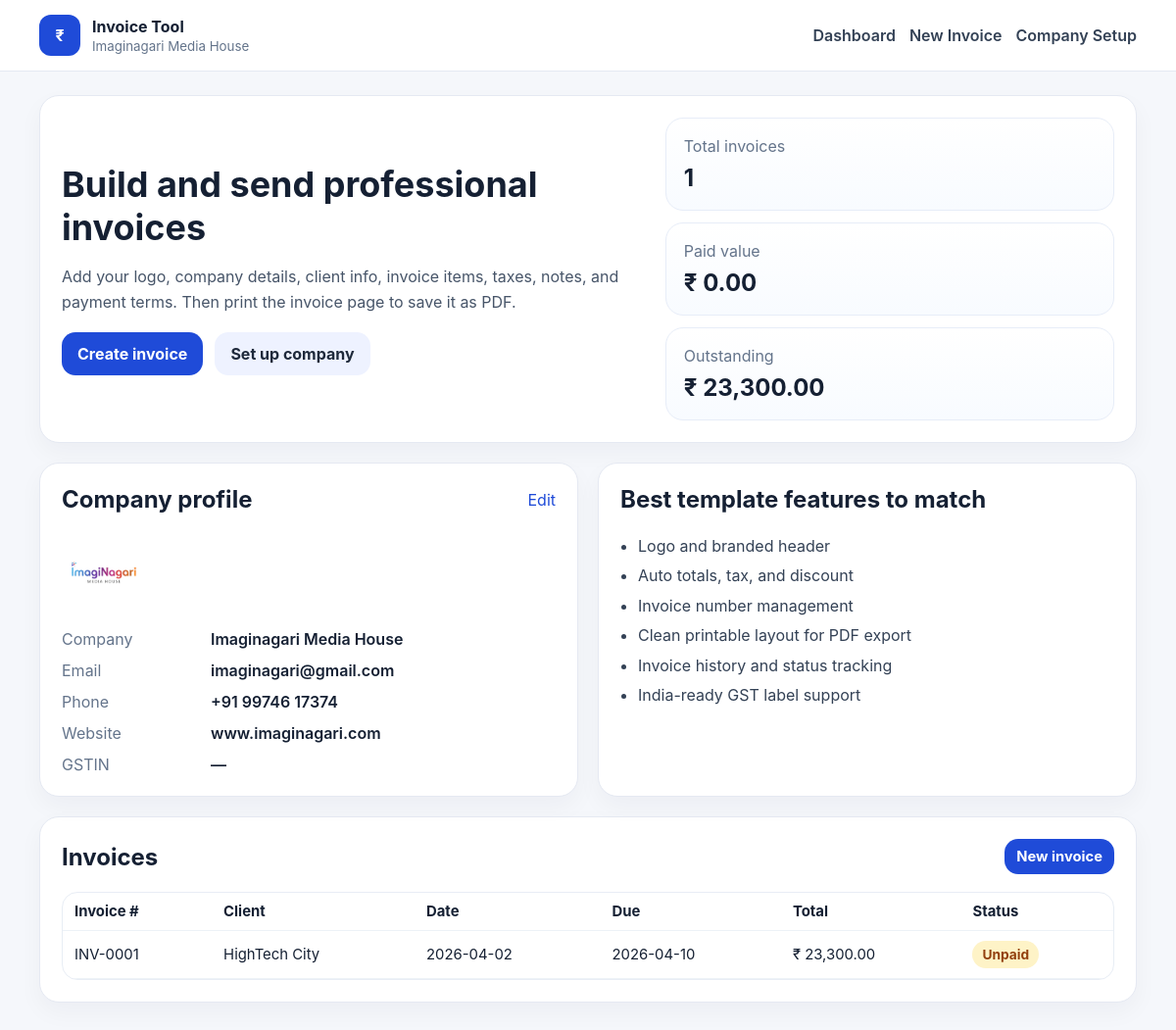
The page / on the database its author committed.
### tables this page shows
CREATE TABLE invoices (
            id INTEGER PRIMARY KEY AUTOINCREMENT,
            invoice_number TEXT UNIQUE NOT NULL,
            invoice_date TEXT NOT NULL,
            due_date TEXT,
            bill_to_name TEXT NOT NULL,
            bill_to_email TEXT,
            bill_to_address TEXT,
            currency TEXT NOT NULL DEFAULT 'INR',
            notes TEXT,
            terms TEXT,
            subtotal REAL NOT NULL DEFAULT 0,
            tax_rate REAL NOT NULL DEFAULT 0,
            tax_amount REAL NOT NULL DEFAULT 0,
            discount REAL NOT NULL DEFAULT 0,
            total REAL NOT NULL DEFAULT 0,
            status TEXT NOT NULL DEFAULT 'Unpaid',
            created_at TEXT NOT NULL,
            updated_at TEXT NOT NULL
        );

### app.py (the view)
@app.route("/")
def home():
    conn = get_db()
    invoices = conn.execute(
        "SELECT id, invoice_number, bill_to_name, invoice_date, due_date, total, status FROM invoices ORDER BY id DESC"
    ).fetchall()
    conn.close()
    company = load_company_profile()
    stats = {
        "count": len(invoices),
        "unpaid_total": sum(float(i["total"]) for i in invoices if i["status"] != "Paid"),
        "paid_total": sum(float(i["total"]) for i in invoices if i["status"] == "Paid"),
    }
    return render_template("index.html", invoices=invoices, company=company, stats=stats)

### app.py (called while the page is built, shortened)
def get_db():
    conn = sqlite3.connect(DB_PATH)
    conn.row_factory = sqlite3.Row
    return conn

def load_company_profile():
    with open(SETTINGS_FILE, "r", encoding="utf-8") as f:
        return json.load(f)

@app.template_filter("money")
def money_filter(value):
    try:
        return f"{float(value):,.2f}"
    except Exception:
        return value

### templates/index.html
{% extends "layout.html" %}
{% block content %}
<section class="hero card">
  <div>
    <h1>Build and send professional invoices</h1>
    <p>Add your logo, company details, client info, invoice items, taxes, notes, and payment terms. Then print the invoice page to save it as PDF.</p>
    <div class="hero-actions">
      <a class="btn btn-primary" href="{{ url_for('new_invoice') }}">Create invoice</a>
      <a class="btn btn-secondary" href="{{ url_for('settings') }}">Set up company</a>
    </div>
  </div>
  <div class="stats-grid">
    <div class="stat">
      <span>Total invoices</span>
      <strong>{{ stats.count }}</strong>
    </div>
    <div class="stat">
      <span>Paid value</span>
      <strong>₹ {{ stats.paid_total|money }}</strong>
    </div>
    <div class="stat">
      <span>Outstanding</span>
      <strong>₹ {{ stats.unpaid_total|money }}</strong>
    </div>
  </div>
</section>
<section class="grid two">
  <div class="card">
    <div class="section-head">
      <h2>Company profile</h2>
      <a href="{{ url_for('settings') }}">Edit</a>
    </div>
    {% if company.logo_filename %}
      <img class="logo-preview" src="{{ url_for('static', filename='uploads/' ~ company.logo_filename) }}" alt="Company logo">
    {% endif %}
    <dl class="details-list">
      <div><dt>Company</dt><dd>{{ company.company_name or "Not configured" }}</dd></div>
      <div><dt>Email</dt><dd>{{ company.email or "—" }}</dd></div>
      <div><dt>Phone</dt><dd>{{ company.phone or "—" }}</dd></div>
      <div><dt>Website</dt><dd>{{ company.website or "—" }}</dd></div>
      <div><dt>{{ company.tax_id_label or "Tax ID" }}</dt><dd>{{ company.tax_id_value or "—" }}</dd></div>
    </dl>
  </div>
  <div class="card">
    <div class="section-head">
      <h2>Best template features to match</h2>
    </div>
    <ul class="check-list">
      <li>Logo and branded header</li>
      <li>Auto totals, tax, and discount</li>
      <li>Invoice number management</li>
      <li>Clean printable layout for PDF export</li>
      <li>Invoice history and status tracking</li>
      <li>India-ready GST label support</li>
    </ul>
  </div>
</section>
<section class="card">
  <div class="section-head">
    <h2>Invoices</h2>
    <a class="btn btn-primary btn-small" href="{{ url_for('new_invoice') }}">New invoice</a>
  </div>
  {% if invoices %}
    <div class="table-wrap">
      <table>
        <thead>
          <tr>
            <th>Invoice #</th>
            <th>Client</th>
            <th>Date</th>
            <th>Due</th>
            <th>Total</th>
            <th>Status</th>
          </tr>
        </thead>
        <tbody>
        {% for invoice in invoices %}
          <tr onclick="window.location='{{ url_for('view_invoice', invoice_id=invoice.id) }}'">
            <td>{{ invoice.invoice_number }}</td>
            <td>{{ invoice.bill_to_name }}</td>
            <td>{{ invoice.invoice_date }}</td>
            <td>{{ invoice.due_date or "—" }}</td>
            <td>₹ {{ invoice.total|money }}</td>
            <td><span class="pill {{ invoice.status|lower }}">{{ invoice.status }}</span></td>
          </tr>
        {% endfor %}
        </tbody>
      </table>
    </div>
  {% else %}
    <div class="empty-state">
      <p>No invoices yet.</p>
      <a class="btn btn-primary" href="{{ url_for('new_invoice') }}">Create your first invoice</a>
    </div>
  {% endif %}
</section>
{% endblock %}

### static/css/styles.css (style rules this page uses)
* { box-sizing: border-box; }
html, body { margin: 0; padding: 0; font-family: Inter, ui-sans-serif, system-ui, -apple-system, BlinkMacSystemFont, "Segoe UI", sans-serif; color: #152033; background: #f5f7fb; }
a { color: var(--accent); text-decoration: none; }
img { max-width: 100%; display: block; }
.card { background: #fff; border: 1px solid #e5e9f2; border-radius: 20px; padding: 22px; box-shadow: 0 10px 24px rgba(15, 23, 42, 0.04); }
.hero { display: grid; grid-template-columns: 1.3fr 1fr; gap: 20px; align-items: center; margin-bottom: 20px; }
.hero h1, .section-head h1 { margin: 0 0 10px; font-size: clamp(1.8rem, 3vw, 2.5rem); }
.hero p { color: #475569; font-size: 1rem; line-height: 1.6; }
.hero-actions { display: flex; gap: 12px; margin-top: 18px; flex-wrap: wrap; }
.stats-grid { display: grid; grid-template-columns: 1fr; gap: 12px; }
.stat { border: 1px solid #e7edf8; border-radius: 18px; padding: 18px; background: linear-gradient(180deg, #ffffff 0%, #f8fbff 100%); }
.stat span { display: block; color: #64748b; margin-bottom: 8px; }
.stat strong { font-size: 1.5rem; }
.grid.two { display: grid; grid-template-columns: 1fr 1fr; gap: 20px; margin-bottom: 20px; }
.section-head { display: flex; align-items: center; justify-content: space-between; gap: 16px; margin-bottom: 18px; }
.section-head h2, .section-head h1 { margin: 0; }
.btn { appearance: none; border: 0; border-radius: 14px; padding: 12px 16px; font-weight: 700; cursor: pointer; display: inline-flex; align-items: center; justify-content: center; }
.btn-small { padding: 9px 12px; font-size: 0.92rem; }
.btn-primary { background: var(--accent); color: #fff; }
.btn-secondary { background: #eef2ff; color: #1e293b; }
.details-list { display: grid; gap: 12px; margin: 0; }
.details-list div { display: grid; grid-template-columns: 140px 1fr; gap: 12px; }
.details-list dt { color: #64748b; }
.details-list dd { margin: 0; font-weight: 600; }
.check-list { margin: 0; padding-left: 18px; line-height: 1.9; color: #334155; }
.logo-preview { max-height: 84px; object-fit: contain; margin-bottom: 16px; }
.table-wrap { overflow: auto; border: 1px solid #e8edf5; border-radius: 16px; }
table { width: 100%; border-collapse: collapse; }
th, td { padding: 10px 12px; text-align: left; border-bottom: 1px solid #edf2f7; vertical-align: middle; font-size: 0.93rem; }
tbody tr[onclick] { cursor: pointer; }
.pill { display: inline-flex; align-items: center; border-radius: 999px; padding: 6px 10px; font-size: 0.86rem; font-weight: 700; }
.pill.unpaid { background: #fef3c7; color: #92400e; }

### rows shown on the page
invoices: invoice_number "INV-0001", bill_to_name "HighTech City", invoice_date "2026-04-02", due_date "2026-04-10", total "23,300.00", status "Unpaid"

### other values the page prints
{{ stats.count }} "1"
{{ stats.paid_total|money }} "0.00"
{{ stats.unpaid_total|money }} "23,300.00"
{{ company.company_name or "Not configured" }} "Imaginagari Media House"
{{ company.email or "—" }} "imaginagari@gmail.com"
{{ company.phone or "—" }} "+91 99746 17374"
{{ company.website or "—" }} "www.imaginagari.com"
{{ company.tax_id_label or "Tax ID" }} "GSTIN"
{{ company.tax_id_value or "—" }} "—"
